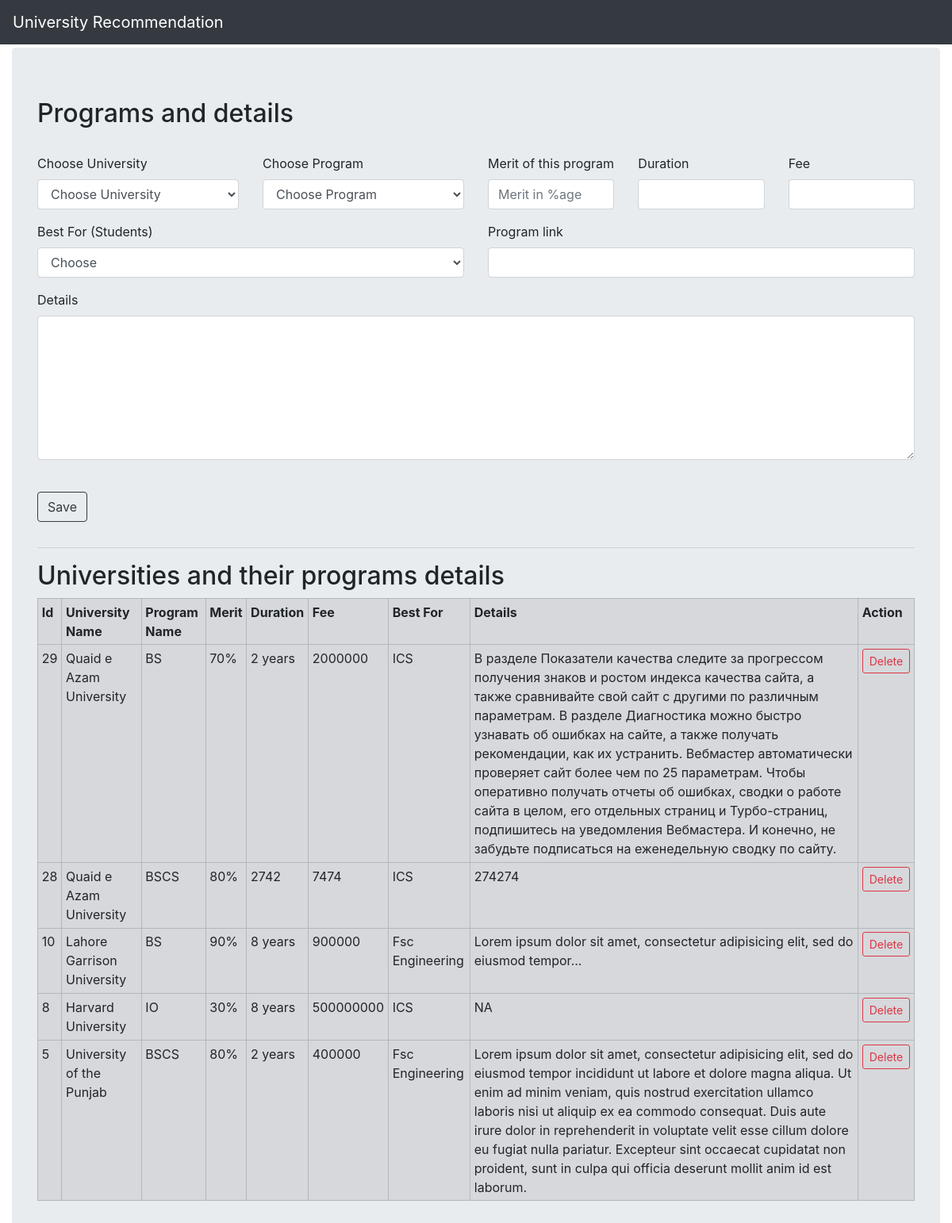
The app's page /admin/university/program/program_and_university.php with its own data.
### tables this page shows
CREATE TABLE `program_university` (
  `id` int(11) NOT NULL,
  `university_id` int(11) NOT NULL,
  `program_id` int(11) NOT NULL,
  `merit` int(11) NOT NULL,
  `duration` varchar(250) NOT NULL,
  `fee` varchar(250) NOT NULL,
  `best_for` varchar(255) NOT NULL,
  `program_link` varchar(255) NOT NULL,
  `details` text NOT NULL
);

CREATE TABLE `universities` (
  `university_id` int(11) NOT NULL,
  `university_name` varchar(250) NOT NULL,
  `founded` varchar(250) NOT NULL,
  `website` varchar(250) NOT NULL,
  `phone` varchar(250) NOT NULL,
  `location` varchar(500) NOT NULL,
  `campus` varchar(250) NOT NULL,
  `hours` varchar(250) NOT NULL,
  `details` text NOT NULL,
  `image` varchar(1000) NOT NULL,
  `created_at` datetime NOT NULL DEFAULT current_timestamp()
);

CREATE TABLE `programs` (
  `program_id` int(11) NOT NULL,
  `program_name` varchar(255) NOT NULL
);

### admin/university/program/program_and_university.php (the view, shortened to what this page needs)
<?php
include '../../../header.php';
include '../../navigation.php';
?>
    <div class="container-fluid mt-1">
        <div class="row">
            <div class="col-12 m-auto">
                <div class="jumbotron">
                    <h2>Programs and details</h2>
                    <br>
                    <form action="program_and_university_submit.php" method="post">
                        <div class="row">
                            <div class="col-3">
                                <div class="form-group">
                                    <label>Choose University</label>
                                    <select class="form-control" name="university_id" required>
                                        <option value="" disabled selected>Choose University</option>
                                    </select>
                                </div>
                            </div>
                            <div class="col-3">
                                <div class="form-group">
                                    <label>Choose Program</label>
                                    <select class="form-control" name="program_id" required>
                                        <option value="" disabled selected>Choose Program</option>
                                    </select>
                                </div>
                            </div>
                            <div class="col-2">
                                <label>Merit of this program</label>
                                <input type="number" min="0" max="100" class="form-control" name="merit" required placeholder="Merit in %age">
                            </div>
                            <div class="col-2">
                                <label for="">Duration</label>
                                <input type="text" class="form-control" name="duration" required>
                            </div>
                            <div class="col-2">
                                <label for="">Fee</label>
                                <input type="text" class="form-control" name="fee" required>
                            </div>
                        </div>
                        <div class="row">
                            <div class="col-6">
                                <div class="form-group">
                                    <label>Best For (Students)</label>
                                    <select class="form-control" name="best_for" required="">
                                        <option value="" selected="" disabled="">Choose</option>
                                    </select>
                                </div>
                            </div>
                            <div class="col-6">
                                <div class="form-group">
                                    <label>Program link</label>
                                    <input type="text" name="program_link" class="form-control" required>
                                </div>
                            </div>
                        </div>
                        <div class="row">
                            <div class="col-12">
                                <div class="form-group">
                                    <label>Details</label>
                                    <textarea rows="7" name="details" id="details" class="form-control" required></textarea>
                                </div>
                            </div>
                            <div class="col-2">
                                <div class="form-group">
                                    <br>
                                    <input type="submit" name="submit" class="btn btn-outline-dark" value="Save">
                                </div>
                            </div>
                        </div>
                    </form>
                    <hr>
                    <h2>Universities and their programs details</h2>
                    <table border="0" class="table table-sm table-bordered table-secondary">
                        <tr>
                            <td><strong>Id</strong></td>
                            <td><strong>University Name</strong></td>
                            <td><strong>Program Name</strong></td>
                            <td><strong>Merit</strong></td>
                            <td><strong>Duration</strong></td>
                            <td><strong>Fee</strong></td>
                            <td><strong>Best For</strong></td>
                            <td><strong>Details</strong></td>
                            <td><strong>Action</strong></td>
                        </tr>
                        <?php
                        require_once '../../../connection.php';
                        $sql = "SELECT * FROM program_university ORDER BY id DESC";
                        $stmt = $conn->prepare($sql);
                        $stmt->execute();
                        if ($stmt->rowCount() > 0) {
                            while ($result = $stmt->fetch(PDO::FETCH_ASSOC)) {
                                echo "<tr>";
                                echo "<td>".$result['id']."</td>";
                                $university_id = $result['university_id'];
                                $university_sql = "SELECT university_name FROM universities WHERE university_id='$university_id' ";
                                $university_stmt = $conn->prepare($university_sql);
                                $university_stmt->execute();
                                $university_result = $university_stmt->fetch(PDO::FETCH_ASSOC);
                                echo "<td>".$university_result['university_name']."</td>";
                                $program_sql = "SELECT program_name FROM programs WHERE program_id='".$result['program_id']."' ";
                                $program_stmt = $conn->prepare($program_sql);
                                $program_stmt->execute();
                                $program_result = $program_stmt->fetch(PDO::FETCH_ASSOC);
                                echo "<td>".$program_result['program_name']."</td>";
                                echo "<td>".$result['merit']."%</td>";
                                echo "<td>".$result['duration']."</td>";
                                echo "<td>".$result['fee']."</td>";
                                echo "<td>".$result['best_for']."</td>";
                                echo "<td>".$result['details']."</td>";
                                echo "<td>
                                            <a class='btn btn-outline-danger btn-sm delete' href='delete_program_and_university.php?id=".$result['id']."'>Delete</a>
                                        </td>";
                                echo "</tr>";
                            }
                        } else {
                            echo '<tr>';
                            echo '<td colspan="20"><h2>No Data Found</h2></td>';
                            echo '</tr>';
                        }
                        ?>
                    </table>
                </div>
            </div>
        </div>
    </div>
<?php include '../../../footer.php'; ?>

### records on screen
program_university: id "29", university.university_name "Quaid e Azam University", program.program_name "BS", merit "70", duration "2 years", fee "2000000", best_for "ICS", details "В разделе Показатели качества следите за прогрессом получения знаков и ростом индекса качества сайта, а также сравнивайте свой сайт с другими по различным параметрам. В разделе Диагностика можно быстро узнавать об ошибках на сайте, а также получать рекомендации, как их устранить. Вебмастер автоматически проверяет сайт более чем по 25 параметрам. Чтобы оперативно получать отчеты об ошибках, сводки о работе сайта в целом, его отдельных страниц и Турбо-страниц, подпишитесь на уведомления Вебмастера. И конечно, не забудьте подписаться на еженедельную сводку по сайту."
program_university: id "28", university.university_name "Quaid e Azam University", program.program_name "BSCS", merit "80", duration "2742", fee "7474", best_for "ICS", details "274274"
program_university: id "10", university.university_name "Lahore Garrison University", program.program_name "BS", merit "90", duration "8 years", fee "900000", best_for "Fsc Engineering", details "Lorem ipsum dolor sit amet, consectetur adipisicing elit, sed do eiusmod tempor..."
program_university: id "8", university.university_name "Harvard University", program.program_name "IO", merit "30", duration "8 years", fee "500000000", best_for "ICS", details "NA"
program_university: id "5", university.university_name "University of the Punjab", program.program_name "BSCS", merit "80", duration "2 years", fee "400000", best_for "Fsc Engineering", details "Lorem ipsum dolor sit amet, consectetur adipisicing elit, sed do eiusmod tempor incididunt ut labore et dolore magna aliqua. Ut enim ad minim veniam, quis nostrud exercitation ullamco laboris nisi ut aliquip ex ea commodo consequat. Duis aute irure dolor in reprehenderit in voluptate velit esse cillum dolore eu fugiat nulla pariatur. Excepteur sint occaecat cupidatat non proident, sunt in culpa qui officia deserunt mollit anim id est laborum."
